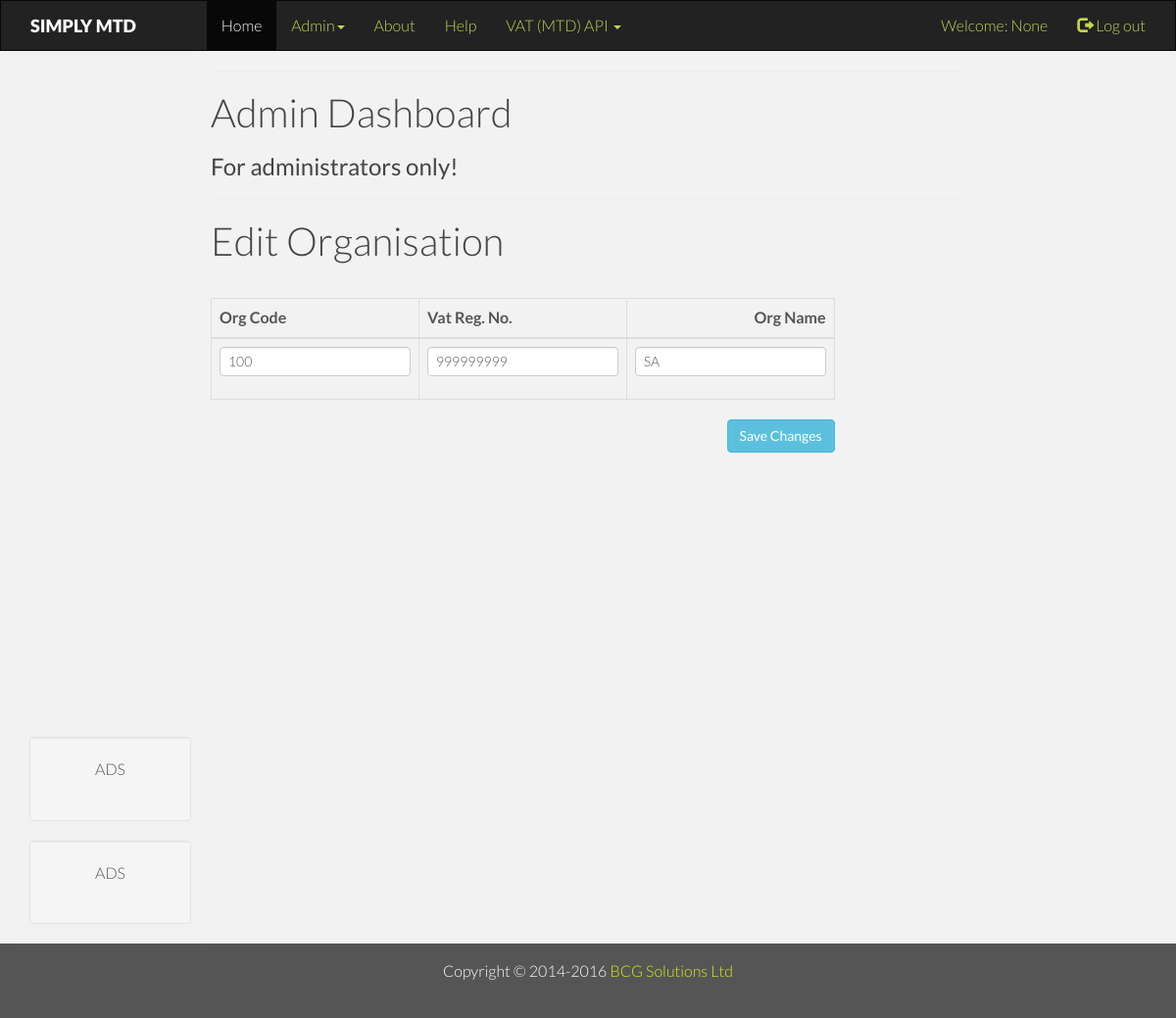
/home/organisation/edit/1 (signed in), run on an earlier commit of the app's database.
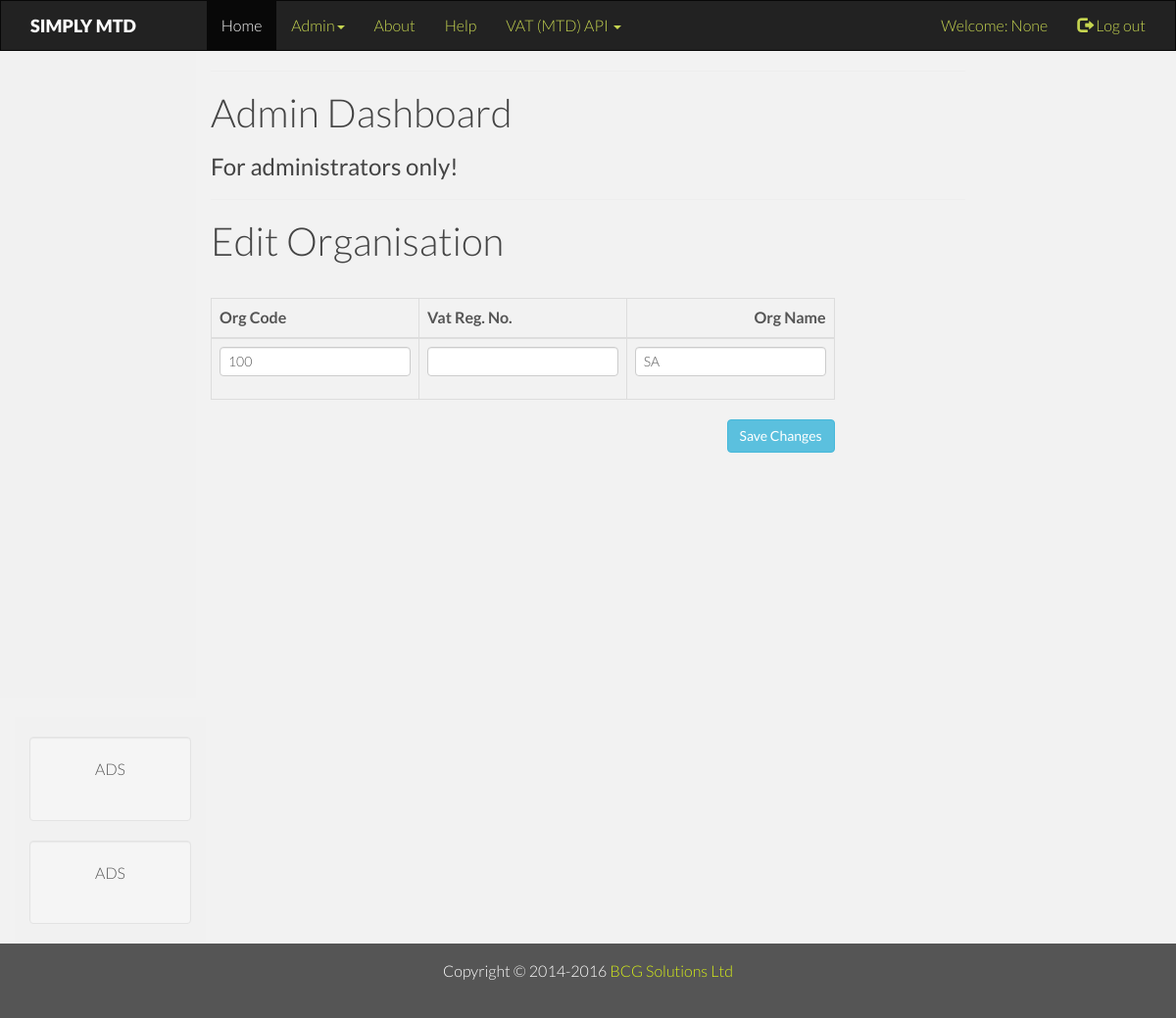
And on a later commit of the database.
### app/models.py (models this page shows, shortened)
class Organisation(SurrogatePK, Model):
    __tablename__ = 'organisations'
    uuid = Column(db.String(36), unique=True, nullable =False )
    code = Column(db.String(3), unique=True, nullable=False)
    vrn = Column(db.String(9), unique=True)
    name = Column(db.String(50), unique=True)
    users = relationship('User', backref='organisation')
    vat_returns = relationship('Vat_return', backref='organisation')

### app/home/routes.py (the view, shortened to what this page needs)
@bp.route('/organisation/edit/<int:id>', methods=['GET', 'POST'])
@login_required
def edit_organisation(id):
    check_admin()
    add_organisation = False
    organisation = Organisation.query.get_or_404(id)
    form = OrganisationForm(obj=organisation)
    form.code.data = organisation.code
    form.vrn.data = organisation.vrn
    form.name.data = organisation.name
    return render_template('home/organisation.html', id=id , action="Edit",
                           add_organisation=add_organisation, form=form,
                           organisation=organisation, title="Edit Organisation")

### app/home/forms.py
class OrganisationForm(FlaskForm):
    code = StringField('Organisation Code', validators=[DataRequired()])
    vrn = StringField('Vat Registration Number', validators=[DataRequired()])
    name = StringField('Name', validators=[DataRequired()])
    submit = SubmitField('Submit')

### app/home/routes.py (called while the page is built)
def check_admin():
    if not current_user.has_admin():
        abort(403)

### app/models.py (called while the page is built)
@login.user_loader
def load_user(id):
    return User.query.get(int(id))

    def has_admin(self):
        return self.is_admin

### app/templates/home/organisation.html (shortened to what this page needs)
{% extends "layouts/main_base.html" %}
{% block content %}
<h1>Admin Dashboard</h1>
    <h3>For administrators only!</h3>
    <hr class="intro-divider">
<div class="content-section">
 <div class="outer">
    <div class="middle">
      <div class="inner">
        <div class="center">
            {% if add_organisation %}
                <h1>Add Organisation</h1>
            {% else %}
                <h1>Edit Organisation</h1>
            {% endif %}
            <br/>
        </div>
        <div class="row">
          <div class="col-md-10">
        {% if add_organisation %}
            <form action="{{ url_for('home.add_organisation') }}" class="form" method="post" >
        {% else %}
            <form action="{{ url_for('home.edit_organisation', id=id) }}" class="form" method="post" >
        {% endif %}
              <table class="table table-bordered" id="editableTable">
                  <thead class="table-blue">
                    <tr>
                      <th>Org Code</th>
                      <th>Vat Reg. No.</th>
                      <th>Org Name</th>
                    </tr>
                  </thead>
                  <tr>
                    <td>
                      <div class="form-group">
                        <div>
                          {{ form.code(class="form-control", horizontal_columns=('lg', 6, 3)) }}
                        </div>
                      </div>
                    </td>
                    <td>
                      <div class="form-group">
                        <div>
                          {{ form.vrn(class="form-control", horizontal_columns=('lg', 6, 3)) }}
                        </div>
                      </div>
                    </td>
                    <td>
                      <div class="form-group">
                        <div>
                          {{ form.name(class="form-control", horizontal_columns=('lg', 6, 3)) }}
                        </div>
                      </div>
                    </td>
                  </tr>
              </table>
            <button type="submit" class="btn btn-info pull-right edit-row" >Save Changes</button>
          </form>
          </div>
        </div>
        </div>
      </div>
    </div>
  </div>
</div>
{% endblock %}

What changed in the data, as far as the page shows it:
changed Organisation "SA": vrn "999999999" → (not shown)
